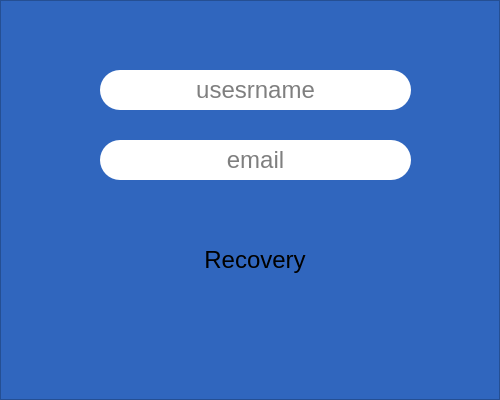
<?xml version="1.0" encoding="UTF-8"?>
<ui version="4.0">
 <class>recovery</class>
 <widget class="QWidget" name="recovery">
  <property name="geometry">
   <rect>
    <x>0</x>
    <y>0</y>
    <width>500</width>
    <height>400</height>
   </rect>
  </property>
  <property name="windowTitle">
   <string>Form</string>
  </property>
  <property name="styleSheet">
   <string notr="true"/>
  </property>
  <widget class="QFrame" name="frame">
   <property name="geometry">
    <rect>
     <x>0</x>
     <y>0</y>
     <width>500</width>
     <height>400</height>
    </rect>
   </property>
   <property name="styleSheet">
    <string notr="true">background:#3066be;</string>
   </property>
   <property name="frameShape">
    <enum>QFrame::StyledPanel</enum>
   </property>
   <property name="frameShadow">
    <enum>QFrame::Raised</enum>
   </property>
   <widget class="QLabel" name="label">
    <property name="geometry">
     <rect>
      <x>60</x>
      <y>340</y>
      <width>381</width>
      <height>31</height>
     </rect>
    </property>
    <property name="font">
     <font>
      <pointsize>15</pointsize>
      <italic>true</italic>
      <bold>true</bold>
     </font>
    </property>
    <property name="text">
     <string/>
    </property>
    <property name="alignment">
     <set>Qt::AlignCenter</set>
    </property>
   </widget>
   <widget class="QPushButton" name="btn">
    <property name="geometry">
     <rect>
      <x>170</x>
      <y>230</y>
      <width>170</width>
      <height>60</height>
     </rect>
    </property>
    <property name="sizePolicy">
     <sizepolicy hsizetype="Expanding" vsizetype="Fixed">
      <horstretch>50</horstretch>
      <verstretch>0</verstretch>
     </sizepolicy>
    </property>
    <property name="font">
     <font>
      <pointsize>18</pointsize>
     </font>
    </property>
    <property name="cursor">
     <cursorShape>PointingHandCursor</cursorShape>
    </property>
    <property name="styleSheet">
     <string notr="true">#btn{
	border:none;
	color: &quot;white&quot;;
	background:&quot;#954850&quot;;
	border-radius:20px;
}
#btn:hover{
	background:&quot;red&quot;;
}</string>
    </property>
    <property name="text">
     <string>Recovery</string>
    </property>
   </widget>
  </widget>
  <widget class="QLineEdit" name="email">
   <property name="geometry">
    <rect>
     <x>100</x>
     <y>140</y>
     <width>311</width>
     <height>40</height>
    </rect>
   </property>
   <property name="font">
    <font>
     <pointsize>18</pointsize>
    </font>
   </property>
   <property name="styleSheet">
    <string notr="true">border-radius: 20px;
border: none;
background-color:rgba(255, 255, 255, .5);</string>
   </property>
   <property name="alignment">
    <set>Qt::AlignCenter</set>
   </property>
   <property name="placeholderText">
    <string>email</string>
   </property>
  </widget>
  <widget class="QLineEdit" name="username">
   <property name="geometry">
    <rect>
     <x>100</x>
     <y>70</y>
     <width>311</width>
     <height>40</height>
    </rect>
   </property>
   <property name="font">
    <font>
     <pointsize>18</pointsize>
    </font>
   </property>
   <property name="styleSheet">
    <string notr="true">border-radius: 20px;
border: none;
background-color:rgba(255, 255, 255, .5);</string>
   </property>
   <property name="alignment">
    <set>Qt::AlignCenter</set>
   </property>
   <property name="placeholderText">
    <string>usesrname</string>
   </property>
  </widget>
 </widget>
 <resources/>
 <connections/>
</ui>
